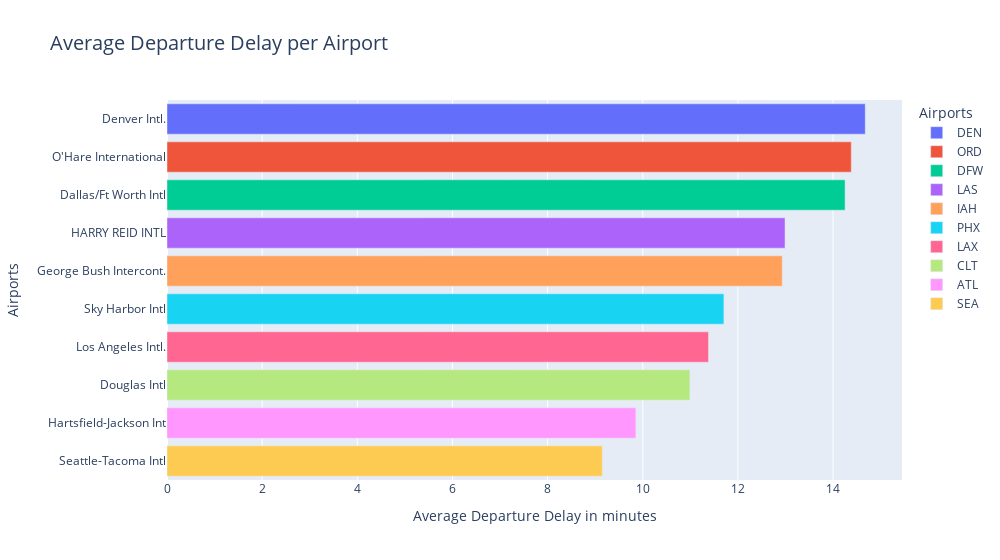

Write notebook code for a chart like this one.
### Code cell
fig = px.bar(airport_departure_delay, y="Origin", x="AvgDepartureDelay", color="Origin", title='Average Departure Delay per Airport')

fig.update_layout(
    template='plotly',
    title_font_size=20,
    yaxis_title='Airports',
    xaxis_title='Average Departure Delay in minutes',
    legend_title='Airports',
    width=1000
)

fig.update_yaxes(labelalias=airports_dict)
fig.show()

fig.write_html("Airports_AvgDeparture_Delay.html")
# Display it inline in notebook
IFrame(src="Airports_AvgDeparture_Delay.html", width=1000, height=700)

### Figure 1 — Plotly figure (JSON) as saved in the notebook; plotly's stock layout.template omitted (floating-point values rounded to 4 significant figures)
{"data": [{"alignmentgroup": "True", "hovertemplate": "Origin=%{y}<br>AvgDepartureDelay=%{x}<extra></extra>", "legendgroup": "DEN", "marker": {"color": "#636efa", "pattern": {"shape": ""}}, "name": "DEN", "offsetgroup": "DEN", "orientation": "h", "showlegend": true, "textposition": "auto", "type": "bar", "x": [14.68], "xaxis": "x", "y": ["DEN"], "yaxis": "y"}, {"alignmentgroup": "True", "hovertemplate": "Origin=%{y}<br>AvgDepartureDelay=%{x}<extra></extra>", "legendgroup": "ORD", "marker": {"color": "#EF553B", "pattern": {"shape": ""}}, "name": "ORD", "offsetgroup": "ORD", "orientation": "h", "showlegend": true, "textposition": "auto", "type": "bar", "x": [14.38], "xaxis": "x", "y": ["ORD"], "yaxis": "y"}, {"alignmentgroup": "True", "hovertemplate": "Origin=%{y}<br>AvgDepartureDelay=%{x}<extra></extra>", "legendgroup": "DFW", "marker": {"color": "#00cc96", "pattern": {"shape": ""}}, "name": "DFW", "offsetgroup": "DFW", "orientation": "h", "showlegend": true, "textposition": "auto", "type": "bar", "x": [14.25], "xaxis": "x", "y": ["DFW"], "yaxis": "y"}, {"alignmentgroup": "True", "hovertemplate": "Origin=%{y}<br>AvgDepartureDelay=%{x}<extra></extra>", "legendgroup": "LAS", "marker": {"color": "#ab63fa", "pattern": {"shape": ""}}, "name": "LAS", "offsetgroup": "LAS", "orientation": "h", "showlegend": true, "textposition": "auto", "type": "bar", "x": [12.99], "xaxis": "x", "y": ["LAS"], "yaxis": "y"}, {"alignmentgroup": "True", "hovertemplate": "Origin=%{y}<br>AvgDepartureDelay=%{x}<extra></extra>", "legendgroup": "IAH", "marker": {"color": "#FFA15A", "pattern": {"shape": ""}}, "name": "IAH", "offsetgroup": "IAH", "orientation": "h", "showlegend": true, "textposition": "auto", "type": "bar", "x": [12.93], "xaxis": "x", "y": ["IAH"], "yaxis": "y"}, {"alignmentgroup": "True", "hovertemplate": "Origin=%{y}<br>AvgDepartureDelay=%{x}<extra></extra>", "legendgroup": "PHX", "marker": {"color": "#19d3f3", "pattern": {"shape": ""}}, "name": "PHX", "offsetgroup": "PHX", "orientation": "h", "showlegend": true, "textposition": "auto", "type": "bar", "x": [11.71], "xaxis": "x", "y": ["PHX"], "yaxis": "y"}, {"alignmentgroup": "True", "hovertemplate": "Origin=%{y}<br>AvgDepartureDelay=%{x}<extra></extra>", "legendgroup": "LAX", "marker": {"color": "#FF6692", "pattern": {"shape": ""}}, "name": "LAX", "offsetgroup": "LAX", "orientation": "h", "showlegend": true, "textposition": "auto", "type": "bar", "x": [11.38], "xaxis": "x", "y": ["LAX"], "yaxis": "y"}, {"alignmentgroup": "True", "hovertemplate": "Origin=%{y}<br>AvgDepartureDelay=%{x}<extra></extra>", "legendgroup": "CLT", "marker": {"color": "#B6E880", "pattern": {"shape": ""}}, "name": "CLT", "offsetgroup": "CLT", "orientation": "h", "showlegend": true, "textposition": "auto", "type": "bar", "x": [10.99], "xaxis": "x", "y": ["CLT"], "yaxis": "y"}, {"alignmentgroup": "True", "hovertemplate": "Origin=%{y}<br>AvgDepartureDelay=%{x}<extra></extra>", "legendgroup": "ATL", "marker": {"color": "#FF97FF", "pattern": {"shape": ""}}, "name": "ATL", "offsetgroup": "ATL", "orientation": "h", "showlegend": true, "textposition": "auto", "type": "bar", "x": [9.856], "xaxis": "x", "y": ["ATL"], "yaxis": "y"}, {"alignmentgroup": "True", "hovertemplate": "Origin=%{y}<br>AvgDepartureDelay=%{x}<extra></extra>", "legendgroup": "SEA", "marker": {"color": "#FECB52", "pattern": {"shape": ""}}, "name": "SEA", "offsetgroup": "SEA", "orientation": "h", "showlegend": true, "textposition": "auto", "type": "bar", "x": [9.151], "xaxis": "x", "y": ["SEA"], "yaxis": "y"}], "layout": {"barmode": "relative", "legend": {"title": {"text": "Airports"}, "tracegroupgap": 0}, "title": {"font": {"size": 20}, "text": "Average Departure Delay per Airport"}, "width": 1000, "xaxis": {"anchor": "y", "domain": [0, 1], "title": {"text": "Average Departure Delay in minutes"}}, "yaxis": {"anchor": "x", "categoryarray": ["SEA", "ATL", "CLT", "LAX", "PHX", "IAH", "LAS", "DFW", "ORD", "DEN"], "categoryorder": "array", "domain": [0, 1], "labelalias": {"ATL": "Hartsfield-Jackson Int", "CLT": "Douglas Intl", "DEN": "Denver Intl.", "DFW": "Dallas/Ft Worth Intl", "IAH": "George Bush Intercont.", "LAS": "HARRY REID INTL", "LAX": "Los Angeles Intl.", "ORD": "O'Hare International", "PHX": "Sky Harbor Intl", "SEA": "Seattle-Tacoma Intl"}, "title": {"text": "Airports"}}}}
